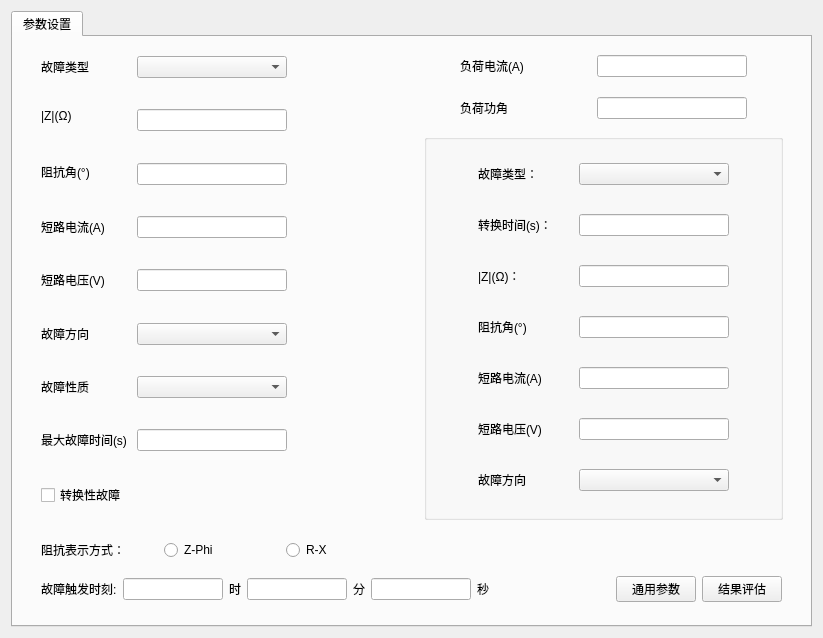
<?xml version="1.0" encoding="UTF-8"?>
<ui version="4.0">
 <class>QSttMacroParaEditViewCBOperate</class>
 <widget class="QWidget" name="QSttMacroParaEditViewCBOperate">
  <property name="geometry">
   <rect>
    <x>0</x>
    <y>0</y>
    <width>823</width>
    <height>638</height>
   </rect>
  </property>
  <property name="windowTitle">
   <string>Form</string>
  </property>
  <layout class="QGridLayout" name="gridLayout_4">
   <item row="0" column="0">
    <widget class="QTabWidget" name="tabWidget">
     <property name="currentIndex">
      <number>0</number>
     </property>
     <widget class="QWidget" name="tab">
      <attribute name="title">
       <string>参数设置</string>
      </attribute>
      <layout class="QGridLayout" name="gridLayout_3">
       <item row="0" column="0">
        <widget class="QFrame" name="frame">
         <layout class="QGridLayout" name="gridLayout">
          <item row="1" column="0">
           <layout class="QHBoxLayout" name="horizontalLayout_4">
            <property name="spacing">
             <number>0</number>
            </property>
            <property name="leftMargin">
             <number>10</number>
            </property>
            <property name="topMargin">
             <number>5</number>
            </property>
            <property name="bottomMargin">
             <number>5</number>
            </property>
            <item>
             <widget class="QLabel" name="m_pLabImpedanceWay">
              <property name="text">
               <string>阻抗表示方式：</string>
              </property>
             </widget>
            </item>
            <item>
             <widget class="QRadioButton" name="m_pAmpAngleRadio">
              <property name="focusPolicy">
               <enum>Qt::ClickFocus</enum>
              </property>
              <property name="text">
               <string>Z-Phi</string>
              </property>
             </widget>
            </item>
            <item>
             <widget class="QRadioButton" name="m_pRXRadio">
              <property name="focusPolicy">
               <enum>Qt::ClickFocus</enum>
              </property>
              <property name="text">
               <string>R-X</string>
              </property>
             </widget>
            </item>
           </layout>
          </item>
          <item row="2" column="0" colspan="2">
           <layout class="QHBoxLayout" name="horizontalLayout">
            <property name="leftMargin">
             <number>10</number>
            </property>
            <property name="topMargin">
             <number>5</number>
            </property>
            <property name="bottomMargin">
             <number>5</number>
            </property>
            <item>
             <widget class="QLabel" name="m_pLabFaultTrigTime">
              <property name="text">
               <string>故障触发时刻:</string>
              </property>
             </widget>
            </item>
            <item>
             <widget class="QLineEdit" name="m_pEditHour">
              <property name="maximumSize">
               <size>
                <width>100</width>
                <height>16777215</height>
               </size>
              </property>
             </widget>
            </item>
            <item>
             <widget class="QLabel" name="m_pLabHour">
              <property name="text">
               <string>时</string>
              </property>
             </widget>
            </item>
            <item>
             <widget class="QLineEdit" name="m_pEditMinute">
              <property name="maximumSize">
               <size>
                <width>100</width>
                <height>16777215</height>
               </size>
              </property>
             </widget>
            </item>
            <item>
             <widget class="QLabel" name="m_pLabMinute">
              <property name="text">
               <string>分</string>
              </property>
             </widget>
            </item>
            <item>
             <widget class="QLineEdit" name="m_pEditSecond">
              <property name="maximumSize">
               <size>
                <width>100</width>
                <height>16777215</height>
               </size>
              </property>
             </widget>
            </item>
            <item>
             <widget class="QLabel" name="m_pLabSecond">
              <property name="text">
               <string>秒</string>
              </property>
             </widget>
            </item>
            <item>
             <spacer name="horizontalSpacer_5">
              <property name="orientation">
               <enum>Qt::Horizontal</enum>
              </property>
              <property name="sizeHint" stdset="0">
               <size>
                <width>40</width>
                <height>20</height>
               </size>
              </property>
             </spacer>
            </item>
            <item>
             <layout class="QHBoxLayout" name="horizontalLayout_3">
              <property name="leftMargin">
               <number>10</number>
              </property>
              <property name="rightMargin">
               <number>10</number>
              </property>
              <item>
               <widget class="QPushButton" name="m_pBtnCommonParas">
                <property name="text">
                 <string>通用参数</string>
                </property>
               </widget>
              </item>
              <item>
               <widget class="QPushButton" name="m_pBtnResultAssess">
                <property name="text">
                 <string>结果评估</string>
                </property>
               </widget>
              </item>
             </layout>
            </item>
           </layout>
          </item>
          <item row="0" column="0">
           <layout class="QVBoxLayout" name="verticalLayout">
            <item>
             <widget class="QWidget" name="qwidget2" native="true">
              <layout class="QFormLayout" name="formLayout">
               <property name="fieldGrowthPolicy">
                <enum>QFormLayout::AllNonFixedFieldsGrow</enum>
               </property>
               <property name="horizontalSpacing">
                <number>10</number>
               </property>
               <property name="verticalSpacing">
                <number>10</number>
               </property>
               <property name="leftMargin">
                <number>10</number>
               </property>
               <property name="topMargin">
                <number>1</number>
               </property>
               <property name="rightMargin">
                <number>10</number>
               </property>
               <property name="bottomMargin">
                <number>1</number>
               </property>
               <item row="0" column="0">
                <widget class="QLabel" name="m_pLabFaultType">
                 <property name="text">
                  <string>故障类型</string>
                 </property>
                </widget>
               </item>
               <item row="0" column="1">
                <widget class="QComboBox" name="m_pCmbFaultType">
                 <property name="maximumSize">
                  <size>
                   <width>150</width>
                   <height>16777215</height>
                  </size>
                 </property>
                </widget>
               </item>
               <item row="1" column="1">
                <spacer name="verticalSpacer">
                 <property name="orientation">
                  <enum>Qt::Vertical</enum>
                 </property>
                 <property name="sizeHint" stdset="0">
                  <size>
                   <width>20</width>
                   <height>40</height>
                  </size>
                 </property>
                </spacer>
               </item>
               <item row="2" column="0">
                <widget class="QLabel" name="m_pLabZ">
                 <property name="sizePolicy">
                  <sizepolicy hsizetype="Fixed" vsizetype="Fixed">
                   <horstretch>0</horstretch>
                   <verstretch>0</verstretch>
                  </sizepolicy>
                 </property>
                 <property name="text">
                  <string>|Z|(Ω)</string>
                 </property>
                </widget>
               </item>
               <item row="2" column="1">
                <widget class="QSettingLineEdit" name="m_pEditZ">
                 <property name="maximumSize">
                  <size>
                   <width>150</width>
                   <height>16777215</height>
                  </size>
                 </property>
                </widget>
               </item>
               <item row="3" column="1">
                <spacer name="verticalSpacer_2">
                 <property name="orientation">
                  <enum>Qt::Vertical</enum>
                 </property>
                 <property name="sizeHint" stdset="0">
                  <size>
                   <width>20</width>
                   <height>40</height>
                  </size>
                 </property>
                </spacer>
               </item>
               <item row="4" column="0">
                <widget class="QLabel" name="m_pLabImpedanceAngle">
                 <property name="sizePolicy">
                  <sizepolicy hsizetype="Fixed" vsizetype="Fixed">
                   <horstretch>0</horstretch>
                   <verstretch>0</verstretch>
                  </sizepolicy>
                 </property>
                 <property name="text">
                  <string>阻抗角(°)</string>
                 </property>
                </widget>
               </item>
               <item row="4" column="1">
                <widget class="QSettingLineEdit" name="m_pEditImpedanceAngle">
                 <property name="maximumSize">
                  <size>
                   <width>150</width>
                   <height>16777215</height>
                  </size>
                 </property>
                </widget>
               </item>
               <item row="5" column="1">
                <spacer name="verticalSpacer_3">
                 <property name="orientation">
                  <enum>Qt::Vertical</enum>
                 </property>
                 <property name="sizeHint" stdset="0">
                  <size>
                   <width>20</width>
                   <height>40</height>
                  </size>
                 </property>
                </spacer>
               </item>
               <item row="6" column="0">
                <widget class="QLabel" name="m_pLabCurShortCircuit">
                 <property name="text">
                  <string>短路电流(A)</string>
                 </property>
                </widget>
               </item>
               <item row="6" column="1">
                <widget class="QLineEdit" name="m_pEditCurShortCircuit">
                 <property name="maximumSize">
                  <size>
                   <width>150</width>
                   <height>16777215</height>
                  </size>
                 </property>
                </widget>
               </item>
               <item row="7" column="1">
                <spacer name="verticalSpacer_4">
                 <property name="orientation">
                  <enum>Qt::Vertical</enum>
                 </property>
                 <property name="sizeHint" stdset="0">
                  <size>
                   <width>20</width>
                   <height>40</height>
                  </size>
                 </property>
                </spacer>
               </item>
               <item row="8" column="0">
                <widget class="QLabel" name="m_pLabVolShortCircuit">
                 <property name="text">
                  <string>短路电压(V)</string>
                 </property>
                </widget>
               </item>
               <item row="8" column="1">
                <widget class="QLineEdit" name="m_pEditVolShortCircuit">
                 <property name="maximumSize">
                  <size>
                   <width>150</width>
                   <height>16777215</height>
                  </size>
                 </property>
                </widget>
               </item>
               <item row="9" column="1">
                <spacer name="verticalSpacer_5">
                 <property name="orientation">
                  <enum>Qt::Vertical</enum>
                 </property>
                 <property name="sizeHint" stdset="0">
                  <size>
                   <width>20</width>
                   <height>40</height>
                  </size>
                 </property>
                </spacer>
               </item>
               <item row="10" column="0">
                <widget class="QLabel" name="m_pLabFaultDirection">
                 <property name="text">
                  <string>故障方向</string>
                 </property>
                </widget>
               </item>
               <item row="10" column="1">
                <widget class="QComboBox" name="m_pCmbFaultDirection">
                 <property name="maximumSize">
                  <size>
                   <width>150</width>
                   <height>16777215</height>
                  </size>
                 </property>
                </widget>
               </item>
               <item row="11" column="1">
                <spacer name="verticalSpacer_6">
                 <property name="orientation">
                  <enum>Qt::Vertical</enum>
                 </property>
                 <property name="sizeHint" stdset="0">
                  <size>
                   <width>20</width>
                   <height>40</height>
                  </size>
                 </property>
                </spacer>
               </item>
               <item row="12" column="0">
                <widget class="QLabel" name="m_pLabFaultQuality">
                 <property name="text">
                  <string>故障性质</string>
                 </property>
                </widget>
               </item>
               <item row="12" column="1">
                <widget class="QComboBox" name="m_pCmbFaultQuality">
                 <property name="maximumSize">
                  <size>
                   <width>150</width>
                   <height>16777215</height>
                  </size>
                 </property>
                </widget>
               </item>
               <item row="13" column="1">
                <spacer name="verticalSpacer_7">
                 <property name="orientation">
                  <enum>Qt::Vertical</enum>
                 </property>
                 <property name="sizeHint" stdset="0">
                  <size>
                   <width>20</width>
                   <height>40</height>
                  </size>
                 </property>
                </spacer>
               </item>
               <item row="14" column="0">
                <widget class="QLabel" name="m_pLabLarFaultTime">
                 <property name="text">
                  <string>最大故障时间(s)</string>
                 </property>
                </widget>
               </item>
               <item row="14" column="1">
                <widget class="QSettingLineEdit" name="m_pEditLarFaultTime">
                 <property name="maximumSize">
                  <size>
                   <width>150</width>
                   <height>16777215</height>
                  </size>
                 </property>
                </widget>
               </item>
               <item row="15" column="1">
                <spacer name="verticalSpacer_9">
                 <property name="orientation">
                  <enum>Qt::Vertical</enum>
                 </property>
                 <property name="sizeHint" stdset="0">
                  <size>
                   <width>20</width>
                   <height>40</height>
                  </size>
                 </property>
                </spacer>
               </item>
               <item row="16" column="0">
                <widget class="QCheckBox" name="m_pChkConversionFault">
                 <property name="text">
                  <string>转换性故障</string>
                 </property>
                </widget>
               </item>
               <item row="16" column="1">
                <spacer name="verticalSpacer_8">
                 <property name="orientation">
                  <enum>Qt::Vertical</enum>
                 </property>
                 <property name="sizeHint" stdset="0">
                  <size>
                   <width>20</width>
                   <height>40</height>
                  </size>
                 </property>
                </spacer>
               </item>
               <item row="17" column="0">
                <spacer name="verticalSpacer_12">
                 <property name="orientation">
                  <enum>Qt::Vertical</enum>
                 </property>
                 <property name="sizeHint" stdset="0">
                  <size>
                   <width>20</width>
                   <height>40</height>
                  </size>
                 </property>
                </spacer>
               </item>
              </layout>
             </widget>
            </item>
           </layout>
          </item>
          <item row="0" column="1">
           <layout class="QVBoxLayout" name="verticalLayout_3">
            <item>
             <layout class="QGridLayout" name="gridLayout_5">
              <property name="leftMargin">
               <number>45</number>
              </property>
              <property name="rightMargin">
               <number>45</number>
              </property>
              <property name="bottomMargin">
               <number>0</number>
              </property>
              <property name="horizontalSpacing">
               <number>0</number>
              </property>
              <property name="verticalSpacing">
               <number>20</number>
              </property>
              <item row="1" column="1">
               <widget class="QLineEdit" name="m_pEditPowerAngleLoad">
                <property name="maximumSize">
                 <size>
                  <width>150</width>
                  <height>16777215</height>
                 </size>
                </property>
               </widget>
              </item>
              <item row="0" column="0">
               <widget class="QLabel" name="m_pLabCurLoad">
                <property name="text">
                 <string>负荷电流(A)</string>
                </property>
               </widget>
              </item>
              <item row="0" column="1">
               <widget class="QLineEdit" name="m_pEditCurLoad">
                <property name="maximumSize">
                 <size>
                  <width>150</width>
                  <height>16777215</height>
                 </size>
                </property>
               </widget>
              </item>
              <item row="1" column="0">
               <widget class="QLabel" name="m_pLabPowerAngleLoad">
                <property name="text">
                 <string>负荷功角</string>
                </property>
               </widget>
              </item>
             </layout>
            </item>
            <item>
             <widget class="QWidget" name="widget_2" native="true">
              <layout class="QVBoxLayout" name="verticalLayout_2">
               <item>
                <widget class="QGroupBox" name="groupBox">
                 <property name="title">
                  <string/>
                 </property>
                 <layout class="QGridLayout" name="gridLayout_2" columnstretch="1,0">
                  <property name="leftMargin">
                   <number>30</number>
                  </property>
                  <property name="topMargin">
                   <number>0</number>
                  </property>
                  <property name="rightMargin">
                   <number>30</number>
                  </property>
                  <property name="bottomMargin">
                   <number>0</number>
                  </property>
                  <item row="6" column="0">
                   <widget class="QLabel" name="m_pLabRFaultDirection">
                    <property name="text">
                     <string>故障方向</string>
                    </property>
                   </widget>
                  </item>
                  <item row="6" column="1">
                   <widget class="QComboBox" name="m_pCmbRFaultDirection">
                    <property name="maximumSize">
                     <size>
                      <width>150</width>
                      <height>16777215</height>
                     </size>
                    </property>
                   </widget>
                  </item>
                  <item row="3" column="1">
                   <widget class="QSettingLineEdit" name="m_pEditRImpedanceAngle">
                    <property name="maximumSize">
                     <size>
                      <width>150</width>
                      <height>16777215</height>
                     </size>
                    </property>
                   </widget>
                  </item>
                  <item row="2" column="0">
                   <widget class="QLabel" name="m_pLabRZ">
                    <property name="sizePolicy">
                     <sizepolicy hsizetype="Fixed" vsizetype="Fixed">
                      <horstretch>0</horstretch>
                      <verstretch>0</verstretch>
                     </sizepolicy>
                    </property>
                    <property name="text">
                     <string>|Z|(Ω)：</string>
                    </property>
                   </widget>
                  </item>
                  <item row="3" column="0">
                   <widget class="QLabel" name="m_pLabRImpedanceAngle">
                    <property name="sizePolicy">
                     <sizepolicy hsizetype="Fixed" vsizetype="Fixed">
                      <horstretch>0</horstretch>
                      <verstretch>0</verstretch>
                     </sizepolicy>
                    </property>
                    <property name="text">
                     <string>阻抗角(°)</string>
                    </property>
                   </widget>
                  </item>
                  <item row="0" column="0">
                   <widget class="QLabel" name="m_pLabRFaultType">
                    <property name="text">
                     <string>故障类型：</string>
                    </property>
                   </widget>
                  </item>
                  <item row="0" column="1">
                   <widget class="QComboBox" name="m_pCmbRFaultType">
                    <property name="maximumSize">
                     <size>
                      <width>150</width>
                      <height>16777215</height>
                     </size>
                    </property>
                   </widget>
                  </item>
                  <item row="1" column="0">
                   <widget class="QLabel" name="m_pLabConversionTime">
                    <property name="text">
                     <string>转换时间(s)：</string>
                    </property>
                   </widget>
                  </item>
                  <item row="1" column="1">
                   <widget class="QLineEdit" name="m_pEditConversionTime">
                    <property name="maximumSize">
                     <size>
                      <width>150</width>
                      <height>16777215</height>
                     </size>
                    </property>
                   </widget>
                  </item>
                  <item row="2" column="1">
                   <widget class="QSettingLineEdit" name="m_pEditRZ">
                    <property name="maximumSize">
                     <size>
                      <width>150</width>
                      <height>16777215</height>
                     </size>
                    </property>
                   </widget>
                  </item>
                  <item row="4" column="0">
                   <widget class="QLabel" name="m_pLabRCurShortCircuit">
                    <property name="text">
                     <string>短路电流(A)</string>
                    </property>
                   </widget>
                  </item>
                  <item row="4" column="1">
                   <widget class="QLineEdit" name="m_pEditRCurShortCircuit">
                    <property name="maximumSize">
                     <size>
                      <width>150</width>
                      <height>16777215</height>
                     </size>
                    </property>
                   </widget>
                  </item>
                  <item row="5" column="0">
                   <widget class="QLabel" name="m_pLabRVolShortCircuit">
                    <property name="text">
                     <string>短路电压(V)</string>
                    </property>
                   </widget>
                  </item>
                  <item row="5" column="1">
                   <widget class="QLineEdit" name="m_pEditRVolShortCircuit">
                    <property name="maximumSize">
                     <size>
                      <width>150</width>
                      <height>16777215</height>
                     </size>
                    </property>
                   </widget>
                  </item>
                 </layout>
                </widget>
               </item>
              </layout>
             </widget>
            </item>
           </layout>
          </item>
         </layout>
        </widget>
       </item>
      </layout>
     </widget>
    </widget>
   </item>
  </layout>
 </widget>
 <customwidgets>
  <customwidget>
   <class>QSettingLineEdit</class>
   <extends>QLineEdit</extends>
   <header>../Module/UI/Controls/SettingCtrls/QSettingLineEdit.h</header>
  </customwidget>
 </customwidgets>
 <resources/>
 <connections/>
</ui>
